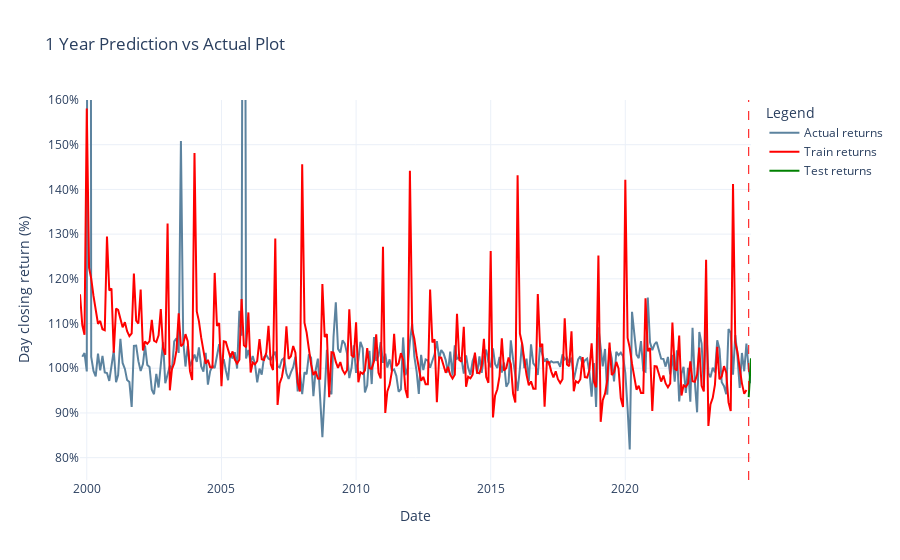

Source (notebook cell):
### Code cell
plot(dataframe=df, forecasts=forecasts_1m, months=1)

### Figure 1 — Plotly figure (JSON) as saved in the notebook; plotly's stock layout.template omitted (floating-point values rounded to 4 significant figures; data arrays with more than 128 entries replaced by an {"elided": "..."} marker saying what was removed)
{"data": [{"line": {"color": "#5c839f", "width": 2}, "mode": "lines", "name": "Actual returns", "x": {"elided": "300 str values"}, "y": {"elided": "300 float values"}, "type": "scatter"}, {"line": {"color": "red", "width": 2}, "mode": "lines", "name": "Train returns", "x": {"elided": "298 str values"}, "y": {"elided": "298 float values"}, "type": "scatter"}, {"line": {"color": "green", "width": 2}, "mode": "lines", "name": "Test returns", "x": ["2024-08-01", "2024-09-01"], "y": [0.9353, 1.022], "type": "scatter"}], "layout": {"shapes": [{"line": {"color": "red", "dash": "dash", "width": 1}, "type": "line", "x0": "2024-08-01", "x1": "2024-08-01", "xref": "x", "y0": 0, "y1": 1, "yref": "y domain"}], "yaxis": {"title": {"text": "Day closing return (%)"}, "tickformat": ".0%", "range": [0.75, 1.6]}, "title": {"text": "1 Year Prediction vs Actual Plot"}, "xaxis": {"title": {"text": "Date"}}, "legend": {"title": {"text": "Legend"}}}}
